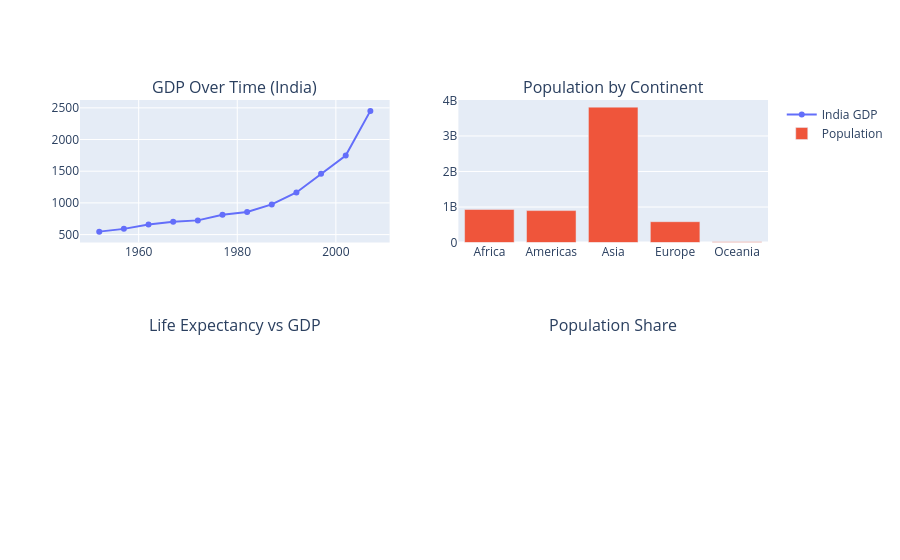

Source (notebook cell):
### Code cell
# 2. Bar Chart
bar_data = df_2007.groupby('continent')['pop'].sum().reset_index()
fig.add_trace(
    go.Bar(x=bar_data['continent'], y=bar_data['pop'],
           name='Population'),
    row=1, col=2
)

### Figure 1 — Plotly figure (JSON) as saved in the notebook; plotly's stock layout.template omitted (floating-point values rounded to 4 significant figures)
{"data": [{"mode": "lines+markers", "name": "India GDP", "type": "scatter", "x": [1952, 1957, 1962, 1967, 1972, 1977, 1982, 1987, 1992, 1997, 2002, 2007], "xaxis": "x", "y": [546.6, 590.1, 658.3, 700.8, 724.0, 813.3, 855.7, 976.5, 1164.0, 1459.0, 1747.0, 2452.0], "yaxis": "y"}, {"name": "Population", "type": "bar", "x": ["Africa", "Americas", "Asia", "Europe", "Oceania"], "xaxis": "x2", "y": [929539692, 898871184, 3811953827, 586098529, 24549947], "yaxis": "y2"}], "layout": {"annotations": [{"font": {"size": 16}, "showarrow": false, "text": "GDP Over Time (India)", "x": 0.225, "xanchor": "center", "xref": "paper", "y": 1, "yanchor": "bottom", "yref": "paper"}, {"font": {"size": 16}, "showarrow": false, "text": "Population by Continent", "x": 0.775, "xanchor": "center", "xref": "paper", "y": 1, "yanchor": "bottom", "yref": "paper"}, {"font": {"size": 16}, "showarrow": false, "text": "Life Expectancy vs GDP", "x": 0.225, "xanchor": "center", "xref": "paper", "y": 0.375, "yanchor": "bottom", "yref": "paper"}, {"font": {"size": 16}, "showarrow": false, "text": "Population Share", "x": 0.775, "xanchor": "center", "xref": "paper", "y": 0.375, "yanchor": "bottom", "yref": "paper"}], "autosize": true, "xaxis": {"anchor": "y", "autorange": true, "domain": [0, 0.45], "range": [1948.0, 2011.0], "type": "linear"}, "xaxis2": {"anchor": "y2", "autorange": true, "domain": [0.55, 1], "range": [-0.5, 4.5], "type": "category"}, "xaxis3": {"anchor": "y3", "domain": [0, 0.45]}, "yaxis": {"anchor": "x", "autorange": true, "domain": [0.625, 1], "range": [291.6, 2707.0], "type": "linear"}, "yaxis2": {"anchor": "x2", "autorange": true, "domain": [0.625, 1], "range": [0, 4013000000.0], "type": "linear"}, "yaxis3": {"anchor": "x3", "domain": [0, 0.375]}}}
